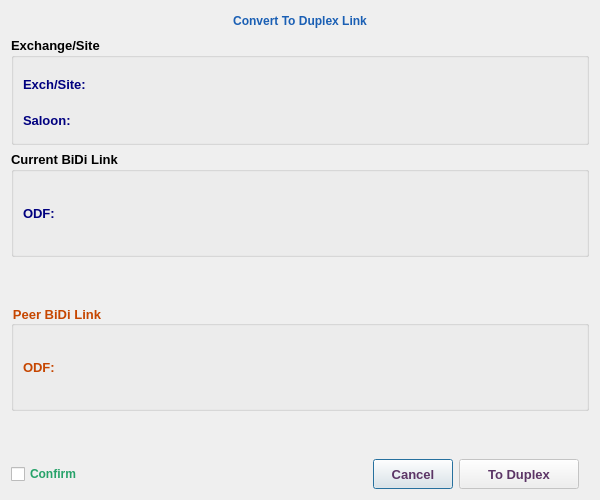
<?xml version="1.0" encoding="UTF-8"?>
<ui version="4.0">
 <class>ConvertToDuplex</class>
 <widget class="QDialog" name="ConvertToDuplex">
  <property name="geometry">
   <rect>
    <x>0</x>
    <y>0</y>
    <width>600</width>
    <height>500</height>
   </rect>
  </property>
  <property name="minimumSize">
   <size>
    <width>600</width>
    <height>500</height>
   </size>
  </property>
  <property name="maximumSize">
   <size>
    <width>600</width>
    <height>500</height>
   </size>
  </property>
  <property name="windowTitle">
   <string>Convert To Duplex</string>
  </property>
  <property name="windowIcon">
   <iconset resource="../../../../image.qrc">
    <normaloff>:/Image/Duplex.png</normaloff>:/Image/Duplex.png</iconset>
  </property>
  <layout class="QVBoxLayout" name="verticalLayout">
   <item>
    <layout class="QHBoxLayout" name="horizontalLayout">
     <item>
      <spacer name="horizontalSpacer_2">
       <property name="orientation">
        <enum>Qt::Horizontal</enum>
       </property>
       <property name="sizeHint" stdset="0">
        <size>
         <width>40</width>
         <height>20</height>
        </size>
       </property>
      </spacer>
     </item>
     <item>
      <widget class="QLabel" name="label">
       <property name="font">
        <font>
         <bold>true</bold>
        </font>
       </property>
       <property name="styleSheet">
        <string notr="true">color: rgb(26, 95, 180);</string>
       </property>
       <property name="text">
        <string>Convert To Duplex Link</string>
       </property>
       <property name="alignment">
        <set>Qt::AlignCenter</set>
       </property>
      </widget>
     </item>
     <item>
      <spacer name="horizontalSpacer">
       <property name="orientation">
        <enum>Qt::Horizontal</enum>
       </property>
       <property name="sizeHint" stdset="0">
        <size>
         <width>40</width>
         <height>20</height>
        </size>
       </property>
      </spacer>
     </item>
    </layout>
   </item>
   <item>
    <widget class="QGroupBox" name="groupBox">
     <property name="font">
      <font>
       <family>Tahoma</family>
       <pointsize>10</pointsize>
       <bold>true</bold>
      </font>
     </property>
     <property name="title">
      <string>Exchange/Site</string>
     </property>
     <layout class="QVBoxLayout" name="verticalLayout_5">
      <item>
       <layout class="QHBoxLayout" name="horizontalLayout_6">
        <item>
         <widget class="QLabel" name="label_7">
          <property name="minimumSize">
           <size>
            <width>120</width>
            <height>30</height>
           </size>
          </property>
          <property name="maximumSize">
           <size>
            <width>120</width>
            <height>25</height>
           </size>
          </property>
          <property name="font">
           <font>
            <family>Tahoma</family>
            <pointsize>10</pointsize>
            <bold>true</bold>
           </font>
          </property>
          <property name="styleSheet">
           <string notr="true">color: rgb(0, 0, 127);</string>
          </property>
          <property name="text">
           <string>Exch/Site:</string>
          </property>
         </widget>
        </item>
        <item>
         <widget class="QLabel" name="abbrLbl">
          <property name="sizePolicy">
           <sizepolicy hsizetype="Expanding" vsizetype="Preferred">
            <horstretch>0</horstretch>
            <verstretch>0</verstretch>
           </sizepolicy>
          </property>
          <property name="minimumSize">
           <size>
            <width>400</width>
            <height>30</height>
           </size>
          </property>
          <property name="maximumSize">
           <size>
            <width>300</width>
            <height>30</height>
           </size>
          </property>
          <property name="font">
           <font>
            <family>Tahoma</family>
            <pointsize>10</pointsize>
            <bold>true</bold>
           </font>
          </property>
          <property name="styleSheet">
           <string notr="true">color: rgb(85, 0, 127);</string>
          </property>
          <property name="text">
           <string/>
          </property>
          <property name="wordWrap">
           <bool>true</bool>
          </property>
         </widget>
        </item>
        <item>
         <spacer name="horizontalSpacer_8">
          <property name="orientation">
           <enum>Qt::Horizontal</enum>
          </property>
          <property name="sizeHint" stdset="0">
           <size>
            <width>40</width>
            <height>20</height>
           </size>
          </property>
         </spacer>
        </item>
       </layout>
      </item>
      <item>
       <layout class="QHBoxLayout" name="horizontalLayout_7">
        <item>
         <widget class="QLabel" name="label_8">
          <property name="minimumSize">
           <size>
            <width>120</width>
            <height>30</height>
           </size>
          </property>
          <property name="maximumSize">
           <size>
            <width>120</width>
            <height>25</height>
           </size>
          </property>
          <property name="font">
           <font>
            <family>Tahoma</family>
            <pointsize>10</pointsize>
            <bold>true</bold>
           </font>
          </property>
          <property name="styleSheet">
           <string notr="true">color: rgb(0, 0, 127);</string>
          </property>
          <property name="text">
           <string>Saloon:</string>
          </property>
         </widget>
        </item>
        <item>
         <widget class="QLabel" name="saloonLbl">
          <property name="sizePolicy">
           <sizepolicy hsizetype="Expanding" vsizetype="Preferred">
            <horstretch>0</horstretch>
            <verstretch>0</verstretch>
           </sizepolicy>
          </property>
          <property name="minimumSize">
           <size>
            <width>400</width>
            <height>30</height>
           </size>
          </property>
          <property name="maximumSize">
           <size>
            <width>300</width>
            <height>30</height>
           </size>
          </property>
          <property name="font">
           <font>
            <family>Tahoma</family>
            <pointsize>10</pointsize>
            <bold>true</bold>
           </font>
          </property>
          <property name="styleSheet">
           <string notr="true">color: rgb(85, 0, 127);</string>
          </property>
          <property name="text">
           <string/>
          </property>
          <property name="wordWrap">
           <bool>true</bool>
          </property>
         </widget>
        </item>
        <item>
         <spacer name="horizontalSpacer_7">
          <property name="orientation">
           <enum>Qt::Horizontal</enum>
          </property>
          <property name="sizeHint" stdset="0">
           <size>
            <width>40</width>
            <height>20</height>
           </size>
          </property>
         </spacer>
        </item>
       </layout>
      </item>
     </layout>
    </widget>
   </item>
   <item>
    <widget class="QGroupBox" name="groupBox_2">
     <property name="font">
      <font>
       <family>Tahoma</family>
       <pointsize>10</pointsize>
       <bold>true</bold>
      </font>
     </property>
     <property name="title">
      <string>Current BiDi Link</string>
     </property>
     <layout class="QHBoxLayout" name="horizontalLayout_3">
      <item>
       <layout class="QHBoxLayout" name="horizontalLayout_8">
        <item>
         <widget class="QLabel" name="label_9">
          <property name="minimumSize">
           <size>
            <width>100</width>
            <height>30</height>
           </size>
          </property>
          <property name="maximumSize">
           <size>
            <width>100</width>
            <height>30</height>
           </size>
          </property>
          <property name="font">
           <font>
            <family>Tahoma</family>
            <pointsize>10</pointsize>
            <bold>true</bold>
           </font>
          </property>
          <property name="styleSheet">
           <string notr="true">color: rgb(0, 0, 127);</string>
          </property>
          <property name="text">
           <string>ODF:</string>
          </property>
         </widget>
        </item>
        <item>
         <widget class="QLabel" name="odfLbl">
          <property name="sizePolicy">
           <sizepolicy hsizetype="Expanding" vsizetype="Preferred">
            <horstretch>0</horstretch>
            <verstretch>0</verstretch>
           </sizepolicy>
          </property>
          <property name="minimumSize">
           <size>
            <width>100</width>
            <height>30</height>
           </size>
          </property>
          <property name="maximumSize">
           <size>
            <width>300</width>
            <height>30</height>
           </size>
          </property>
          <property name="font">
           <font>
            <family>Tahoma</family>
            <pointsize>10</pointsize>
            <bold>true</bold>
           </font>
          </property>
          <property name="styleSheet">
           <string notr="true">color: rgb(85, 0, 127);</string>
          </property>
          <property name="text">
           <string/>
          </property>
          <property name="wordWrap">
           <bool>true</bool>
          </property>
         </widget>
        </item>
        <item>
         <spacer name="horizontalSpacer_6">
          <property name="orientation">
           <enum>Qt::Horizontal</enum>
          </property>
          <property name="sizeHint" stdset="0">
           <size>
            <width>40</width>
            <height>20</height>
           </size>
          </property>
         </spacer>
        </item>
       </layout>
      </item>
      <item>
       <widget class="QLabel" name="label_15">
        <property name="minimumSize">
         <size>
          <width>64</width>
          <height>64</height>
         </size>
        </property>
        <property name="maximumSize">
         <size>
          <width>64</width>
          <height>64</height>
         </size>
        </property>
        <property name="font">
         <font>
          <family>Tahoma</family>
          <pointsize>10</pointsize>
          <bold>true</bold>
         </font>
        </property>
        <property name="text">
         <string/>
        </property>
        <property name="pixmap">
         <pixmap resource="../../../../image.qrc">:/Image/BiDi.png</pixmap>
        </property>
       </widget>
      </item>
     </layout>
    </widget>
   </item>
   <item>
    <spacer name="verticalSpacer_2">
     <property name="orientation">
      <enum>Qt::Vertical</enum>
     </property>
     <property name="sizeHint" stdset="0">
      <size>
       <width>20</width>
       <height>39</height>
      </size>
     </property>
    </spacer>
   </item>
   <item>
    <widget class="QGroupBox" name="groupBox_3">
     <property name="font">
      <font>
       <family>Tahoma</family>
       <pointsize>10</pointsize>
       <bold>true</bold>
      </font>
     </property>
     <property name="styleSheet">
      <string notr="true">color: rgb(198, 70, 0);</string>
     </property>
     <property name="title">
      <string>Peer BiDi Link</string>
     </property>
     <layout class="QHBoxLayout" name="horizontalLayout_4">
      <item>
       <layout class="QHBoxLayout" name="horizontalLayout_9">
        <item>
         <widget class="QLabel" name="label_10">
          <property name="minimumSize">
           <size>
            <width>100</width>
            <height>30</height>
           </size>
          </property>
          <property name="maximumSize">
           <size>
            <width>100</width>
            <height>30</height>
           </size>
          </property>
          <property name="font">
           <font>
            <family>Tahoma</family>
            <pointsize>10</pointsize>
            <bold>true</bold>
           </font>
          </property>
          <property name="styleSheet">
           <string notr="true">color: rgb(198, 70, 0);</string>
          </property>
          <property name="text">
           <string>ODF:</string>
          </property>
         </widget>
        </item>
        <item>
         <widget class="QLabel" name="peerOdf">
          <property name="sizePolicy">
           <sizepolicy hsizetype="Expanding" vsizetype="Preferred">
            <horstretch>0</horstretch>
            <verstretch>0</verstretch>
           </sizepolicy>
          </property>
          <property name="minimumSize">
           <size>
            <width>100</width>
            <height>30</height>
           </size>
          </property>
          <property name="maximumSize">
           <size>
            <width>300</width>
            <height>30</height>
           </size>
          </property>
          <property name="font">
           <font>
            <family>Tahoma</family>
            <pointsize>10</pointsize>
            <bold>true</bold>
           </font>
          </property>
          <property name="styleSheet">
           <string notr="true">color: rgb(198, 70, 0);</string>
          </property>
          <property name="text">
           <string/>
          </property>
          <property name="wordWrap">
           <bool>true</bool>
          </property>
         </widget>
        </item>
        <item>
         <spacer name="horizontalSpacer_9">
          <property name="orientation">
           <enum>Qt::Horizontal</enum>
          </property>
          <property name="sizeHint" stdset="0">
           <size>
            <width>40</width>
            <height>20</height>
           </size>
          </property>
         </spacer>
        </item>
       </layout>
      </item>
      <item>
       <widget class="QLabel" name="label_16">
        <property name="minimumSize">
         <size>
          <width>64</width>
          <height>64</height>
         </size>
        </property>
        <property name="maximumSize">
         <size>
          <width>64</width>
          <height>64</height>
         </size>
        </property>
        <property name="font">
         <font>
          <family>Tahoma</family>
          <pointsize>10</pointsize>
          <bold>true</bold>
         </font>
        </property>
        <property name="text">
         <string/>
        </property>
        <property name="pixmap">
         <pixmap resource="../../../../image.qrc">:/Image/BiDi.png</pixmap>
        </property>
       </widget>
      </item>
     </layout>
    </widget>
   </item>
   <item>
    <spacer name="verticalSpacer">
     <property name="orientation">
      <enum>Qt::Vertical</enum>
     </property>
     <property name="sizeHint" stdset="0">
      <size>
       <width>20</width>
       <height>14</height>
      </size>
     </property>
    </spacer>
   </item>
   <item>
    <layout class="QHBoxLayout" name="horizontalLayout_12">
     <property name="rightMargin">
      <number>10</number>
     </property>
     <item>
      <widget class="QCheckBox" name="confirmChB">
       <property name="font">
        <font>
         <bold>true</bold>
        </font>
       </property>
       <property name="styleSheet">
        <string notr="true">color: rgb(38, 162, 105);</string>
       </property>
       <property name="text">
        <string>Confirm</string>
       </property>
      </widget>
     </item>
     <item>
      <spacer name="horizontalSpacer_3">
       <property name="font">
        <font>
         <family>Tahoma</family>
         <pointsize>10</pointsize>
        </font>
       </property>
       <property name="orientation">
        <enum>Qt::Horizontal</enum>
       </property>
       <property name="sizeHint" stdset="0">
        <size>
         <width>40</width>
         <height>20</height>
        </size>
       </property>
      </spacer>
     </item>
     <item>
      <widget class="QPushButton" name="cancelBtn">
       <property name="sizePolicy">
        <sizepolicy hsizetype="Preferred" vsizetype="Preferred">
         <horstretch>0</horstretch>
         <verstretch>0</verstretch>
        </sizepolicy>
       </property>
       <property name="minimumSize">
        <size>
         <width>80</width>
         <height>30</height>
        </size>
       </property>
       <property name="maximumSize">
        <size>
         <width>150</width>
         <height>30</height>
        </size>
       </property>
       <property name="font">
        <font>
         <family>Tahoma</family>
         <pointsize>10</pointsize>
         <bold>true</bold>
        </font>
       </property>
       <property name="styleSheet">
        <string notr="true">color: rgb(92, 53, 102);</string>
       </property>
       <property name="text">
        <string>Cancel</string>
       </property>
      </widget>
     </item>
     <item>
      <widget class="QPushButton" name="okBtn">
       <property name="enabled">
        <bool>false</bool>
       </property>
       <property name="sizePolicy">
        <sizepolicy hsizetype="Preferred" vsizetype="Preferred">
         <horstretch>0</horstretch>
         <verstretch>0</verstretch>
        </sizepolicy>
       </property>
       <property name="minimumSize">
        <size>
         <width>120</width>
         <height>30</height>
        </size>
       </property>
       <property name="maximumSize">
        <size>
         <width>200</width>
         <height>30</height>
        </size>
       </property>
       <property name="font">
        <font>
         <family>Tahoma</family>
         <pointsize>10</pointsize>
         <bold>true</bold>
        </font>
       </property>
       <property name="styleSheet">
        <string notr="true">color: rgb(92, 53, 102);</string>
       </property>
       <property name="text">
        <string>To Duplex</string>
       </property>
       <property name="icon">
        <iconset resource="../../../../image.qrc">
         <normaloff>:/Image/BiDi.png</normaloff>:/Image/BiDi.png</iconset>
       </property>
       <property name="iconSize">
        <size>
         <width>20</width>
         <height>20</height>
        </size>
       </property>
      </widget>
     </item>
    </layout>
   </item>
  </layout>
 </widget>
 <resources>
  <include location="../../../../image.qrc"/>
 </resources>
 <connections/>
</ui>
